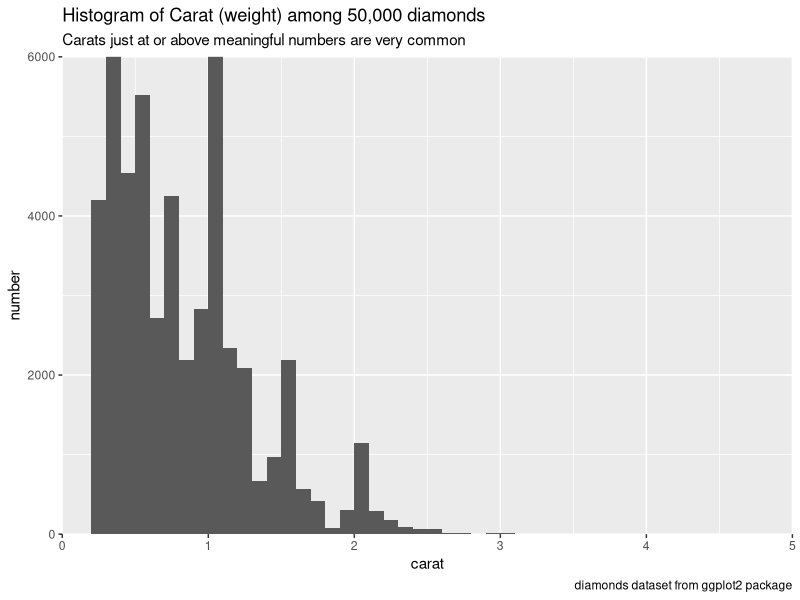

This chart was generated by the following R code:
library(tidyverse)

# Had a great pho lunch

hist_p <- ggplot(diamonds, aes(x = carat)) +
  geom_histogram(binwidth = 0.1, boundary = 0) +
  scale_x_continuous(breaks = 0:5) +
  scale_y_continuous(breaks = seq(0, 6000, by = 2000)) +
  coord_cartesian(xlim = c(0, 5), ylim = c(0, 6000), expand = FALSE) +
  labs(
    title = "Histogram of Carat (weight) among 50,000 diamonds",
    subtitle = "Carats just at or above meaningful numbers are very common",
    x = "carat",
    y = "number",
    caption = "diamonds dataset from ggplot2 package"
  )

ggsave(plot = hist_p, file = "diamonds.png")
